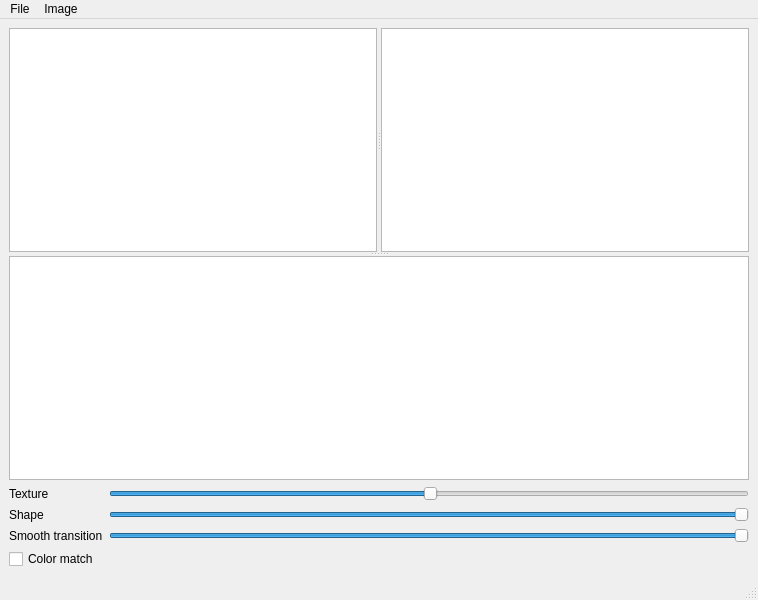
<?xml version="1.0" encoding="UTF-8"?>
<ui version="4.0">
 <class>MainWindow</class>
 <widget class="QMainWindow" name="MainWindow">
  <property name="geometry">
   <rect>
    <x>0</x>
    <y>0</y>
    <width>758</width>
    <height>600</height>
   </rect>
  </property>
  <property name="windowTitle">
   <string>FaceSwap</string>
  </property>
  <widget class="QWidget" name="centralwidget">
   <layout class="QGridLayout" name="gridLayout">
    <item row="2" column="1">
     <widget class="QSlider" name="textureAlphaSlider">
      <property name="maximum">
       <number>255</number>
      </property>
      <property name="value">
       <number>128</number>
      </property>
      <property name="orientation">
       <enum>Qt::Horizontal</enum>
      </property>
     </widget>
    </item>
    <item row="4" column="1">
     <widget class="QSlider" name="smoothTransitionSlider">
      <property name="maximum">
       <number>255</number>
      </property>
      <property name="value">
       <number>255</number>
      </property>
      <property name="orientation">
       <enum>Qt::Horizontal</enum>
      </property>
     </widget>
    </item>
    <item row="3" column="1">
     <widget class="QSlider" name="shapeAlphaSlider">
      <property name="maximum">
       <number>255</number>
      </property>
      <property name="value">
       <number>255</number>
      </property>
      <property name="orientation">
       <enum>Qt::Horizontal</enum>
      </property>
     </widget>
    </item>
    <item row="4" column="0">
     <widget class="QLabel" name="label_3">
      <property name="text">
       <string>Smooth transition</string>
      </property>
     </widget>
    </item>
    <item row="1" column="0" colspan="2">
     <widget class="QSplitter" name="splitter_2">
      <property name="orientation">
       <enum>Qt::Vertical</enum>
      </property>
      <widget class="QSplitter" name="splitter">
       <property name="orientation">
        <enum>Qt::Horizontal</enum>
       </property>
       <widget class="AnnotatorWidget" name="graphicsView_1"/>
       <widget class="AnnotatorWidget" name="graphicsView_2"/>
      </widget>
      <widget class="ImageWidget" name="morphedImage"/>
     </widget>
    </item>
    <item row="2" column="0">
     <widget class="QLabel" name="label">
      <property name="text">
       <string>Texture</string>
      </property>
     </widget>
    </item>
    <item row="3" column="0">
     <widget class="QLabel" name="label_2">
      <property name="text">
       <string>Shape</string>
      </property>
     </widget>
    </item>
    <item row="5" column="0">
     <widget class="QCheckBox" name="colorMatchCheckBox">
      <property name="text">
       <string>Color match</string>
      </property>
     </widget>
    </item>
   </layout>
  </widget>
  <widget class="QMenuBar" name="menubar">
   <property name="geometry">
    <rect>
     <x>0</x>
     <y>0</y>
     <width>758</width>
     <height>22</height>
    </rect>
   </property>
   <widget class="QMenu" name="menuFIle">
    <property name="title">
     <string>File</string>
    </property>
    <addaction name="actionLoad_project"/>
    <addaction name="actionSave_project"/>
   </widget>
   <widget class="QMenu" name="menuImage">
    <property name="title">
     <string>Image</string>
    </property>
    <addaction name="actionLoadImage_1"/>
    <addaction name="actionLoadImage_2"/>
   </widget>
   <addaction name="menuFIle"/>
   <addaction name="menuImage"/>
  </widget>
  <widget class="QStatusBar" name="statusbar"/>
  <action name="actionLoad_project">
   <property name="text">
    <string>Load project</string>
   </property>
  </action>
  <action name="actionSave_project">
   <property name="text">
    <string>Save project</string>
   </property>
  </action>
  <action name="actionLoadImage_1">
   <property name="text">
    <string>LoadImage 1</string>
   </property>
  </action>
  <action name="actionLoadImage_2">
   <property name="text">
    <string>LoadImage 2</string>
   </property>
  </action>
 </widget>
 <customwidgets>
  <customwidget>
   <class>AnnotatorWidget</class>
   <extends>QGraphicsView</extends>
   <header>AnnotatorWidget.h</header>
  </customwidget>
  <customwidget>
   <class>ImageWidget</class>
   <extends>QGraphicsView</extends>
   <header>ImageWidget.h</header>
  </customwidget>
 </customwidgets>
 <resources/>
 <connections/>
</ui>
